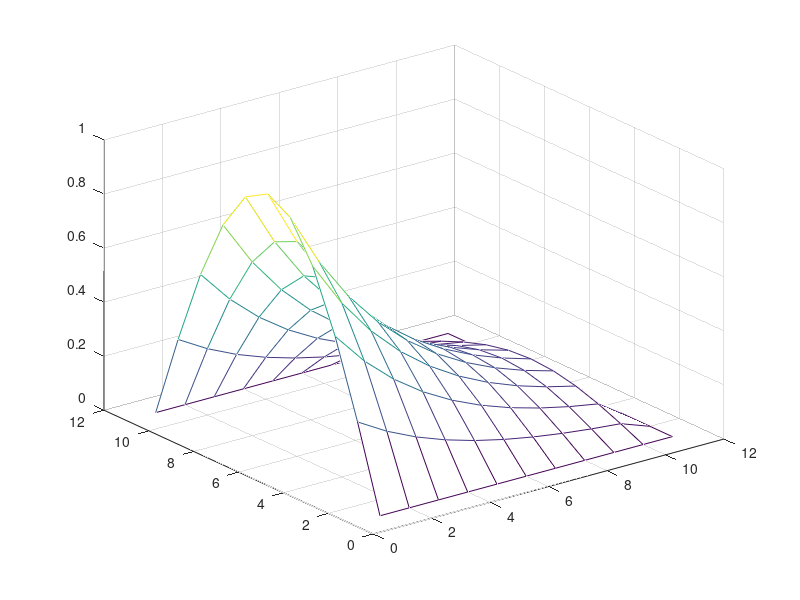

Recreate this plot in MATLAB.
clc;
clear;

% Parameters
c = 0.1;
L = 1;

nx = 10;
nt = 10;

Tmax = 5*0.42;

% Derived Parameters
h = L/nx;
dt = Tmax / nt;

A = -gallery('tridiag', nx-1) / h^2;
I = speye(nx-1);

% Initial condition
x = linspace(0, L, nx+1)';

% Initialize Temp matrix_type
T = zeros(nx+1, nt+1);
T(:,1) = sin(pi*x);

% Advance in time
for i = 2:nt
    T(2:nx, i) = (I+dt*c*A)*T(2:nx,i-1);
end

mesh(T);
